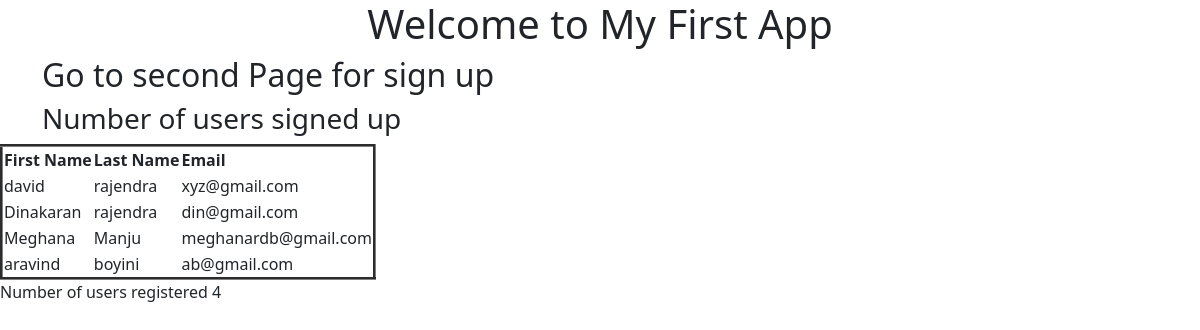
Screenshot of /myFirstApp/home/ with the database file from the repository.
### myFirstApp/models.py (models this page shows, shortened)
class users_db(models.Model):
    first_name = models.CharField(max_length=264)
    last_name = models.CharField(max_length=264)
    email = models.EmailField()

### myFirstApp/views.py (the view)
# urls.py: path('home/', views.home, name='home'),
def home(request):
    user_list = users_db.objects.all()
    counts = len(user_list)
    date_dict = {'user_records': user_list, 'counts': counts}
    return render(request, "home.html", context= date_dict)

### templates/home.html (shortened to what this page needs)
{% load static %}
<!doctype html>
<html lang="en">
  <head>
    <link rel="stylesheet" href="{% static 'design.css' %}">
    <link href="https://cdn.jsdelivr.net/npm/bootstrap@5.3.3/dist/css/bootstrap.min.css" rel="stylesheet">
  </head>
  <body>
    <div class="container">
      <div class="jembotron">
        <h1 id="add">Welcome to My First App</h1>
        <h2>Go to second Page for sign up</h2>
        <h3> Number of users signed up</h3>
      </div>
    </div>
    <div class="djangoone">
      {% if user_records %}
          <table border="3">
            <tr>
              <th>First Name</th>
              <th>Last Name</th>
              <th>Email</th>
            </tr>
            {% for rec in user_records %}
              <tr>
                <td>{{rec.first_name}}</td>
                <td>{{rec.last_name}}</td>
                <td>{{rec.email}}</td>
              </tr>
              {% endfor %}
          </table>
          <p> Number of users registered {{ counts }}</p>
          {% else %}
       <p>NO ACCESS RECORDS FOUND</p>
      {% endif %}
    </div>
  </body>
</html>

### static/design.css (style rules this page uses)
body { background-color: yellowgreen; }
h1 { text-align: center; color: black; }

### rows the page displays
users_db: first_name "david", last_name "rajendra", email "xyz@gmail.com"
users_db: first_name "Dinakaran", last_name "rajendra", email "din@gmail.com"
users_db: first_name "Meghana", last_name "Manju", email "meghanardb@gmail.com"
users_db: first_name "aravind", last_name "boyini", email "ab@gmail.com"

### other values shown
{{ counts }} "4"
